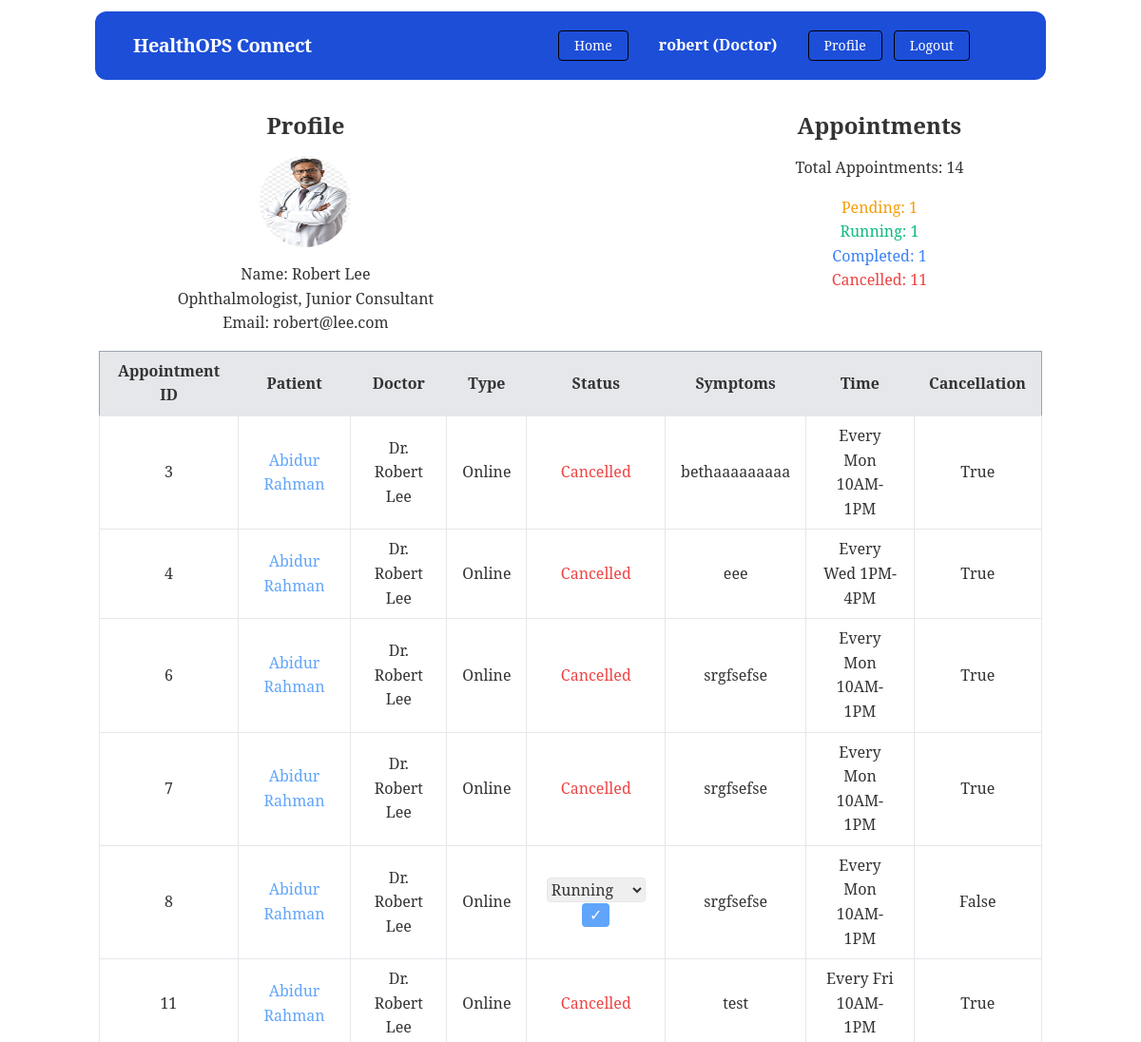
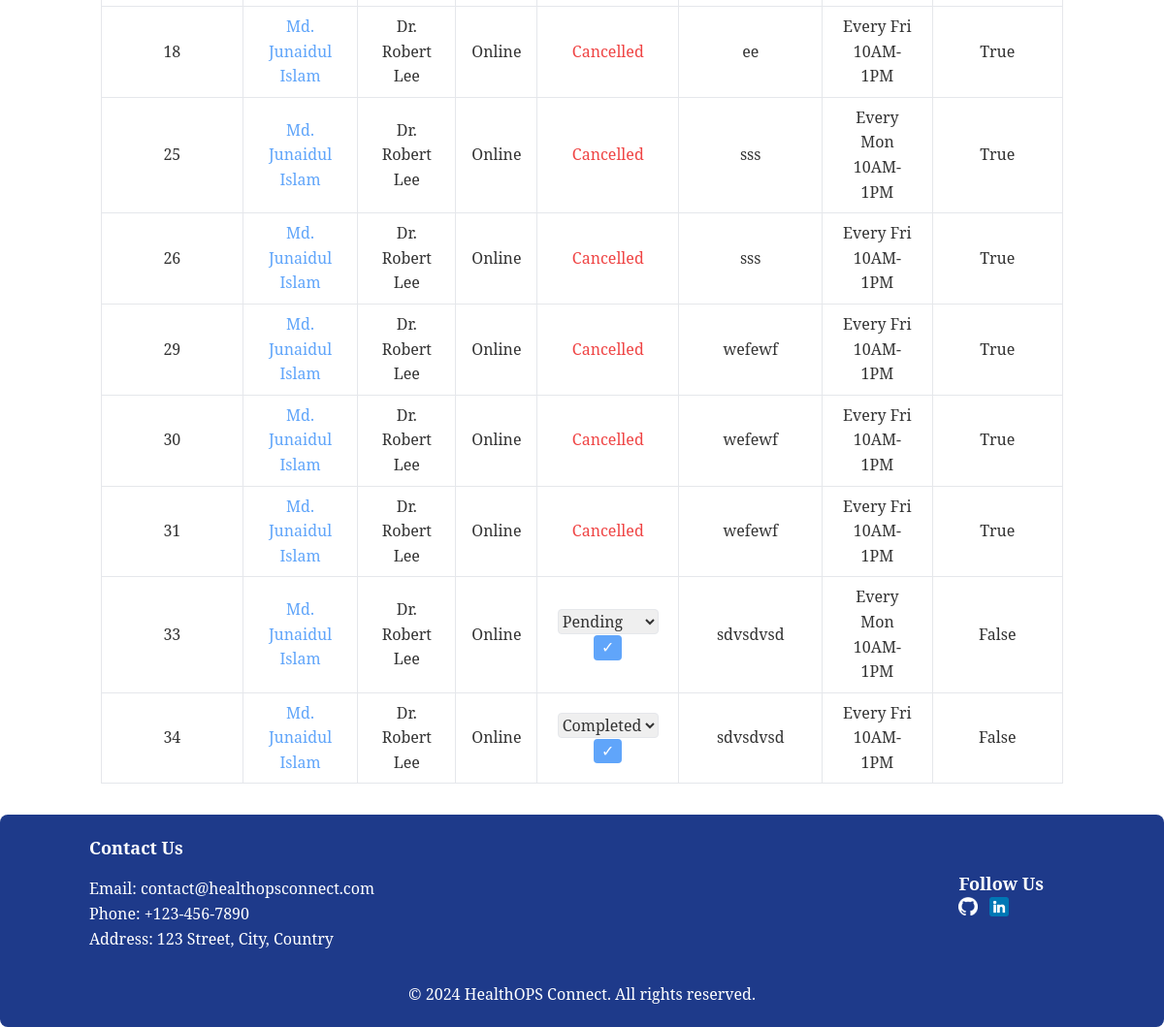
The app's page /doctors/profile/ (signed in) with its own data (2 pictures, top to bottom).
### doctor/models.py (models this page shows, shortened)
class Doctor(models.Model):
    user = models.OneToOneField(User, on_delete=models.CASCADE)
    image = models.ImageField(
        upload_to='doctor/media/uploads/', default='doctor/media/uploads/default.jpg')
    designation = models.ManyToManyField(Designation)
    expertise = models.ManyToManyField(Expertise)
    available_time = models.ManyToManyField(AvailableTime)
    fee = models.IntegerField()
    meet_link = models.URLField(max_length=200)
    user_type = models.CharField(
        default='Doctor', max_length=10, editable=False)
    def __str__(self):
        return f"Dr. {self.user.first_name} {self.user.last_name}"

class Designation(models.Model):
    name = models.CharField(max_length=50)
    slug = models.SlugField(max_length=100, unique=True)

class AvailableTime(models.Model):
    name = models.CharField(max_length=100)
    def __str__(self):
        return self.name

### appointment/models.py (models this page shows, shortened)
class Appointment(models.Model):
    patient = models.ForeignKey(Patient, on_delete=models.CASCADE)
    doctor = models.ForeignKey(Doctor, on_delete=models.CASCADE)
    appointment_type = models.CharField(
        choices=APPOINTMENT_TYPE, max_length=10)
    appointment_status = models.CharField(
        choices=APPOINTMENT_STATUS, max_length=10, default='Pending')
    symptoms = models.TextField()
    appointment_time = models.ForeignKey(
        AvailableTime, on_delete=models.CASCADE)
    cancellation = models.BooleanField(default=False)

### patient/models.py (models this page shows)
class Patient(models.Model):
    user = models.OneToOneField(User, on_delete=models.CASCADE)
    image = models.ImageField(
        upload_to='patient/images/', default='patient/images/default.jpg')
    phone = models.CharField(max_length=11)
    user_type = models.CharField(default='Patient', max_length=10, editable=False)
    def __str__(self):
        return f"{self.user.first_name} {self.user.last_name}"

### doctor/views.py (the view)
# urls.py: path('profile/', DoctorProfileView.as_view(), name='doctor_profile'),
class DoctorProfileView(LoginRequiredMixin, ListView):
    model = Appointment
    template_name = 'doctor_profile.html'
    context_object_name = 'appointments'
    def get_queryset(self):
        return Appointment.objects.filter(doctor=self.request.user.doctor)
    def get_context_data(self, **kwargs):
        context = super().get_context_data(**kwargs)
        context['pending'] = Appointment.objects.filter(
            doctor=self.request.user.doctor, appointment_status='Pending').count()
        context['completed'] = Appointment.objects.filter(
            doctor=self.request.user.doctor, appointment_status='Completed').count()
        context['cancelled'] = Appointment.objects.filter(
            doctor=self.request.user.doctor, appointment_status='Cancelled').count()
        context['running'] = Appointment.objects.filter(
            doctor=self.request.user.doctor, appointment_status='Running').count()
        return context

### doctor/templates/doctor_profile.html (shortened to what this page needs)
{% extends 'base.html' %}
{% block content %}
<div class="container mx-auto px-4 py-8 text-center">
    <div class="flex justify-between w-10/12 m-auto mb-4">
        <div>
            <h1 class="text-2xl font-bold mb-4">Profile</h1>
            <img src="{{ user.doctor.image.url }}" alt="{{ user.get_full_name }}"
                class="rounded-full h-24 w-24 mb-4 m-auto" />
            <p>Name: {{ user.get_full_name }}</p>
            <p>{% for designation in user.doctor.designation.all %}
                {{ designation.name }}{% if not forloop.last %}, {% endif %}
                {% endfor %}</p>
            <p>Email: {{ user.email }}</p>
        </div>
        <div>
            <h1 class="text-2xl font-bold mb-4">Appointments</h1>
            <p class="mb-4">Total Appointments: {{ appointments.count }}</p>
            <div class="mb-4">
                <p class="text-yellow-500">Pending: {{pending}}</p>
                <p class="text-green-500">Running: {{running}}</p>
                <p class="text-blue-500">Completed: {{completed}}</p>
                <p class="text-red-500">Cancelled: {{cancelled}}</p>
            </div>
        </div>
    </div>
    <div class="overflow-x-auto">
        <table class="table-auto border-collapse border border-gray-400 w-full">
            <thead>
                <tr class="bg-gray-200">
                    <th class="px-4 py-2">Appointment ID</th>
                    <th class="px-4 py-2">Patient</th>
                    <th class="px-4 py-2">Doctor</th>
                    <th class="px-4 py-2">Type</th>
                    <th class="px-4 py-2">Status</th>
                    <th class="px-4 py-2">Symptoms</th>
                    <th class="px-4 py-2">Time</th>
                    <th class="px-4 py-2">Cancellation</th>
                </tr>
            </thead>
            <tbody>
                {% for appointment in appointments %}
                <tr>
                    <td class="border px-4 py-2">{{ appointment.id }}</td>
                    <td class="border px-4 py-2">
                        <a href="{% url 'patient_profile_update' appointment.patient.user.username %}"
                            class="text-blue-400 hover:text-blue-500 hover:underline">
                            {{ appointment.patient }}</a>
                    </td>
                    <td class="border px-4 py-2">{{ appointment.doctor }}</td>
                    <td class="border px-4 py-2">{{ appointment.get_appointment_type_display }}</td>
                    <td class="border px-4 py-2">
                        {% if appointment.appointment_status == 'Cancelled' %}
                        <span class="text-red-500">{{ appointment.get_appointment_status_display }}</span>
                        {% else %}
                        <form action="{% url 'change_appointment_status' appointment.id %}" method="post">
                            <select name="status" id="status" class="border rounded">
                                <option value="Pending" {% if appointment.appointment_status == 'Pending' %} selected
                                {% endif %}>
                                    Pending
                                </option>
                                <option value="Running" {% if appointment.appointment_status == 'Running' %} selected
                                {% endif %}>
                                    Running
                                </option>
                                <option value="Completed" {% if appointment.appointment_status == 'Completed' %} selected
                                    {% endif %}>
                                    Completed
                                </option>
                            </select>
                            <button type="submit"
                                class="bg-blue-400 hover:bg-blue-500 text-white px-2 rounded">✓</button>
                        </form>
                        {% endif %}
                    </td>
                    <td class="border px-4 py-2">{{ appointment.symptoms }}</td>
                    <td class="border px-4 py-2">{{ appointment.appointment_time }}</td>
                    <td class="border px-4 py-2">{{ appointment.cancellation }}</td>
                </tr>
                {% empty %}
                <tr>
                    <td colspan="8" class="border px-4 py-2">No appointments found.</td>
                </tr>
                {% endfor %}
            </tbody>
        </table>
    </div>
</div>
{% endblock %}

### templates/navbar.html (shortened to what this page needs)
<nav class="flex flex-col lg:flex-row items-center justify-between bg-blue-700 p-5 px-10 rounded-xl w-10/12 m-auto mt-3">
    <div class="flex items-center flex-shrink-0 text-white mr-6">
        <span class="font-bold text-xl tracking-tight"><a href="{% url 'home' %}">HealthOPS Connect</a></span>
    </div>
    <div id="menu" class="w-full hidden lg:flex sm:flex items-center justify-center lg:w-auto px-10">
        <a href="{% url 'home' %}"
                class="inline-block font-medium text-sm px-4 py-2 leading-none bg-blue-700 rounded text-white hover:border-transparent hover:bg-blue-800 mt-2 mr-3 lg:mt-0 border border-black">
                Home
            </a>
        {% if request.user.is_authenticated %}
        <div class="lg:flex w-full items-center lg:gap-3">
            {% if request.user.patient.user_type == 'Patient' %}
            <div class="text-white my-auto font-black lg:px-5">
                {{request.user.username}} ({{request.user.patient.user_type}})
            </div>
            <div class="text-center lg:flex lg:gap-3">
                <a href="{% url 'patient_profile' %}"
                    class="inline-block font-medium text-sm px-4 py-2 leading-none bg-blue-700 rounded text-white hover:border-transparent hover:bg-blue-800 mt-2 lg:mt-0 border border-black">Profile</a>
                <form method="post" action="{% url 'patient_logout' %}">
                    {% csrf_token %}
                    <button
                        class="inline-block font-medium text-sm px-4 py-2 leading-none bg-blue-700 rounded text-white hover:border-transparent hover:bg-blue-800 mt-2 lg:mt-0 border border-black"
                        type="submit">
                        Logout
                    </button>
                </form>
            </div>
            {% else %}
            <div class="text-white my-auto font-black lg:px-5">
                {{request.user.username}} ({{request.user.doctor.user_type}})
            </div>
            <div class="text-center lg:flex lg:gap-3">
                <a href="{% url 'doctor_profile' %}"
                    class="inline-block font-medium text-sm px-4 py-2 leading-none bg-blue-700 rounded text-white hover:border-transparent hover:bg-blue-800 mt-2 lg:mt-0 border border-black">Profile</a>
                <form method="post" action="{% url 'doctor_logout' %}">
                    <button
                        class="inline-block font-medium text-sm px-4 py-2 leading-none bg-blue-700 rounded text-white hover:border-transparent hover:bg-blue-800 mt-2 lg:mt-0 border border-black"
                        type="submit">
                        Logout
                    </button>
                </form>
            </div>
            {% endif %}
        </div>
        {% endif %}
    </div>
</nav>

### static/css/style.css (style rules this page uses)
body { font-family: "Noto Serif", serif; font-size: 16px; line-height: 1.6; color: #333; margin: 0; padding: 0; }

### records on screen
Designation: name "Ophthalmologist"
Designation: name "Junior Consultant"
Appointment: id "3", patient "Abidur Rahman", doctor "Dr. Robert Lee", appointment_type "Online", appointment_status "Cancelled", symptoms "bethaaaaaaaaa", appointment_time "Every Mon 10AM-1PM", cancellation "True"
Appointment: id "4", patient "Abidur Rahman", doctor "Dr. Robert Lee", appointment_type "Online", appointment_status "Cancelled", symptoms "eee", appointment_time "Every Wed 1PM-4PM", cancellation "True"
Appointment: id "6", patient "Abidur Rahman", doctor "Dr. Robert Lee", appointment_type "Online", appointment_status "Cancelled", symptoms "srgfsefse", appointment_time "Every Mon 10AM-1PM", cancellation "True"
Appointment: id "7", patient "Abidur Rahman", doctor "Dr. Robert Lee", appointment_type "Online", appointment_status "Cancelled", symptoms "srgfsefse", appointment_time "Every Mon 10AM-1PM", cancellation "True"
Appointment: id "8", patient "Abidur Rahman", doctor "Dr. Robert Lee", appointment_type "Online", status "Running", symptoms "srgfsefse", appointment_time "Every Mon 10AM-1PM", cancellation "False"
Appointment: id "11", patient "Abidur Rahman", doctor "Dr. Robert Lee", appointment_type "Online", appointment_status "Cancelled", symptoms "test", appointment_time "Every Fri 10AM-1PM", cancellation "True"
Appointment: id "18", patient "Md. Junaidul Islam", doctor "Dr. Robert Lee", appointment_type "Online", appointment_status "Cancelled", symptoms "ee", appointment_time "Every Fri 10AM-1PM", cancellation "True"
Appointment: id "25", patient "Md. Junaidul Islam", doctor "Dr. Robert Lee", appointment_type "Online", appointment_status "Cancelled", symptoms "sss", appointment_time "Every Mon 10AM-1PM", cancellation "True"
Appointment: id "26", patient "Md. Junaidul Islam", doctor "Dr. Robert Lee", appointment_type "Online", appointment_status "Cancelled", symptoms "sss", appointment_time "Every Fri 10AM-1PM", cancellation "True"
Appointment: id "29", patient "Md. Junaidul Islam", doctor "Dr. Robert Lee", appointment_type "Online", appointment_status "Cancelled", symptoms "wefewf", appointment_time "Every Fri 10AM-1PM", cancellation "True"
Appointment: id "30", patient "Md. Junaidul Islam", doctor "Dr. Robert Lee", appointment_type "Online", appointment_status "Cancelled", symptoms "wefewf", appointment_time "Every Fri 10AM-1PM", cancellation "True"
Appointment: id "31", patient "Md. Junaidul Islam", doctor "Dr. Robert Lee", appointment_type "Online", appointment_status "Cancelled", symptoms "wefewf", appointment_time "Every Fri 10AM-1PM", cancellation "True"
Appointment: id "33", patient "Md. Junaidul Islam", doctor "Dr. Robert Lee", appointment_type "Online", status "Pending", symptoms "sdvsdvsd", appointment_time "Every Mon 10AM-1PM", cancellation "False"
Appointment: id "34", patient "Md. Junaidul Islam", doctor "Dr. Robert Lee", appointment_type "Online", status "Completed", symptoms "sdvsdvsd", appointment_time "Every Fri 10AM-1PM", cancellation "False"

### other values on screen
{{ request.user.username }} "robert"
{{ request.user.doctor.user_type }} "Doctor"
{{ user.get_full_name }} "Robert Lee"
{{ user.email }} "robert@lee.com"
{{ appointments.count }} "14"
{{ pending }} "1"
{{ running }} "1"
{{ completed }} "1"
{{ cancelled }} "11"
